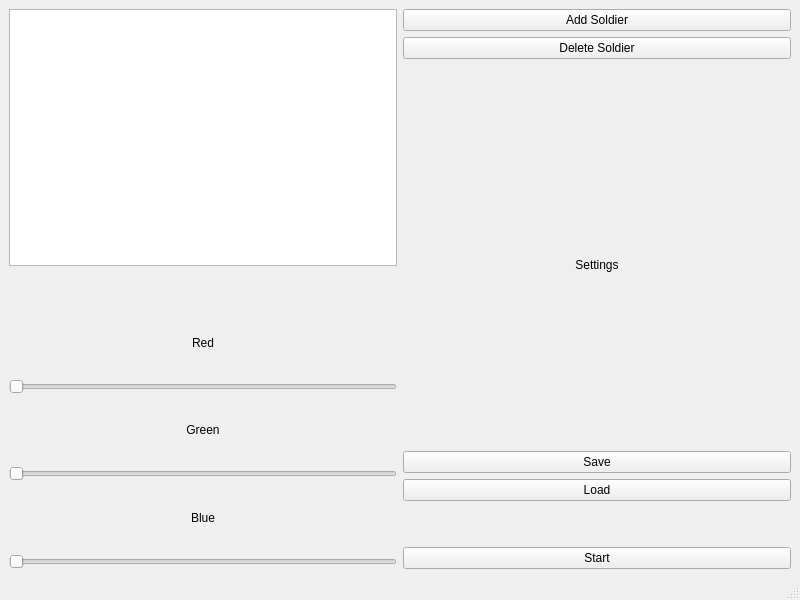
<?xml version="1.0" encoding="UTF-8"?>
<ui version="4.0">
 <class>MainWindow</class>
 <widget class="QMainWindow" name="MainWindow">
  <property name="geometry">
   <rect>
    <x>0</x>
    <y>0</y>
    <width>800</width>
    <height>600</height>
   </rect>
  </property>
  <property name="windowTitle">
   <string>MainWindow</string>
  </property>
  <widget class="QWidget" name="centralwidget">
   <layout class="QHBoxLayout" name="horizontalLayout">
    <item>
     <layout class="QVBoxLayout" name="gameRealtedLayout">
      <item>
       <widget class="QTableView" name="soldiersTable">
        <property name="sizePolicy">
         <sizepolicy hsizetype="Preferred" vsizetype="Preferred">
          <horstretch>0</horstretch>
          <verstretch>0</verstretch>
         </sizepolicy>
        </property>
       </widget>
      </item>
      <item>
       <spacer name="verticalSpacer_3">
        <property name="orientation">
         <enum>Qt::Vertical</enum>
        </property>
        <property name="sizeType">
         <enum>QSizePolicy::Preferred</enum>
        </property>
        <property name="sizeHint" stdset="0">
         <size>
          <width>20</width>
          <height>40</height>
         </size>
        </property>
       </spacer>
      </item>
      <item>
       <layout class="QVBoxLayout" name="colorPickersLayout">
        <item>
         <layout class="QVBoxLayout" name="redColorPickerLayout">
          <item>
           <widget class="QLabel" name="label_2">
            <property name="text">
             <string>Red</string>
            </property>
            <property name="alignment">
             <set>Qt::AlignCenter</set>
            </property>
           </widget>
          </item>
          <item>
           <widget class="QSlider" name="redSlider">
            <property name="sizePolicy">
             <sizepolicy hsizetype="Preferred" vsizetype="Fixed">
              <horstretch>0</horstretch>
              <verstretch>0</verstretch>
             </sizepolicy>
            </property>
            <property name="orientation">
             <enum>Qt::Horizontal</enum>
            </property>
           </widget>
          </item>
         </layout>
        </item>
        <item>
         <layout class="QVBoxLayout" name="greenColorPickerLayout">
          <item>
           <widget class="QLabel" name="label_3">
            <property name="text">
             <string>Green</string>
            </property>
            <property name="alignment">
             <set>Qt::AlignCenter</set>
            </property>
           </widget>
          </item>
          <item>
           <widget class="QSlider" name="greenSlider">
            <property name="sizePolicy">
             <sizepolicy hsizetype="Preferred" vsizetype="Fixed">
              <horstretch>0</horstretch>
              <verstretch>0</verstretch>
             </sizepolicy>
            </property>
            <property name="orientation">
             <enum>Qt::Horizontal</enum>
            </property>
           </widget>
          </item>
         </layout>
        </item>
        <item>
         <layout class="QVBoxLayout" name="blueColorPickerLayout">
          <item>
           <widget class="QLabel" name="label_4">
            <property name="text">
             <string>Blue</string>
            </property>
            <property name="alignment">
             <set>Qt::AlignCenter</set>
            </property>
           </widget>
          </item>
          <item>
           <widget class="QSlider" name="blueSlider">
            <property name="sizePolicy">
             <sizepolicy hsizetype="Preferred" vsizetype="Fixed">
              <horstretch>0</horstretch>
              <verstretch>0</verstretch>
             </sizepolicy>
            </property>
            <property name="orientation">
             <enum>Qt::Horizontal</enum>
            </property>
           </widget>
          </item>
         </layout>
        </item>
       </layout>
      </item>
     </layout>
    </item>
    <item>
     <layout class="QVBoxLayout" name="controlButtonsLayout">
      <item>
       <layout class="QVBoxLayout" name="verticalLayout_4">
        <item>
         <widget class="QPushButton" name="addSoldierButton">
          <property name="text">
           <string>Add Soldier</string>
          </property>
         </widget>
        </item>
        <item>
         <widget class="QPushButton" name="deleteSoldierButton">
          <property name="text">
           <string>Delete Soldier</string>
          </property>
         </widget>
        </item>
       </layout>
      </item>
      <item>
       <spacer name="verticalSpacer">
        <property name="orientation">
         <enum>Qt::Vertical</enum>
        </property>
        <property name="sizeType">
         <enum>QSizePolicy::Preferred</enum>
        </property>
        <property name="sizeHint" stdset="0">
         <size>
          <width>20</width>
          <height>20</height>
         </size>
        </property>
       </spacer>
      </item>
      <item>
       <layout class="QVBoxLayout" name="verticalLayout_5">
        <item>
         <widget class="QLabel" name="label">
          <property name="text">
           <string>Settings</string>
          </property>
          <property name="alignment">
           <set>Qt::AlignCenter</set>
          </property>
         </widget>
        </item>
        <item>
         <widget class="QPushButton" name="saveButton">
          <property name="text">
           <string>Save</string>
          </property>
         </widget>
        </item>
        <item>
         <widget class="QPushButton" name="loadButton">
          <property name="text">
           <string>Load</string>
          </property>
         </widget>
        </item>
       </layout>
      </item>
      <item>
       <spacer name="verticalSpacer_2">
        <property name="orientation">
         <enum>Qt::Vertical</enum>
        </property>
        <property name="sizeType">
         <enum>QSizePolicy::Preferred</enum>
        </property>
        <property name="sizeHint" stdset="0">
         <size>
          <width>20</width>
          <height>40</height>
         </size>
        </property>
       </spacer>
      </item>
      <item>
       <layout class="QVBoxLayout" name="verticalLayout_6">
        <item>
         <widget class="QPushButton" name="startButton">
          <property name="text">
           <string>Start</string>
          </property>
          <property name="autoDefault">
           <bool>false</bool>
          </property>
          <property name="flat">
           <bool>false</bool>
          </property>
         </widget>
        </item>
       </layout>
      </item>
     </layout>
    </item>
   </layout>
  </widget>
  <widget class="QMenuBar" name="menubar">
   <property name="geometry">
    <rect>
     <x>0</x>
     <y>0</y>
     <width>800</width>
     <height>22</height>
    </rect>
   </property>
  </widget>
  <widget class="QStatusBar" name="statusbar"/>
 </widget>
 <resources/>
 <connections/>
</ui>
